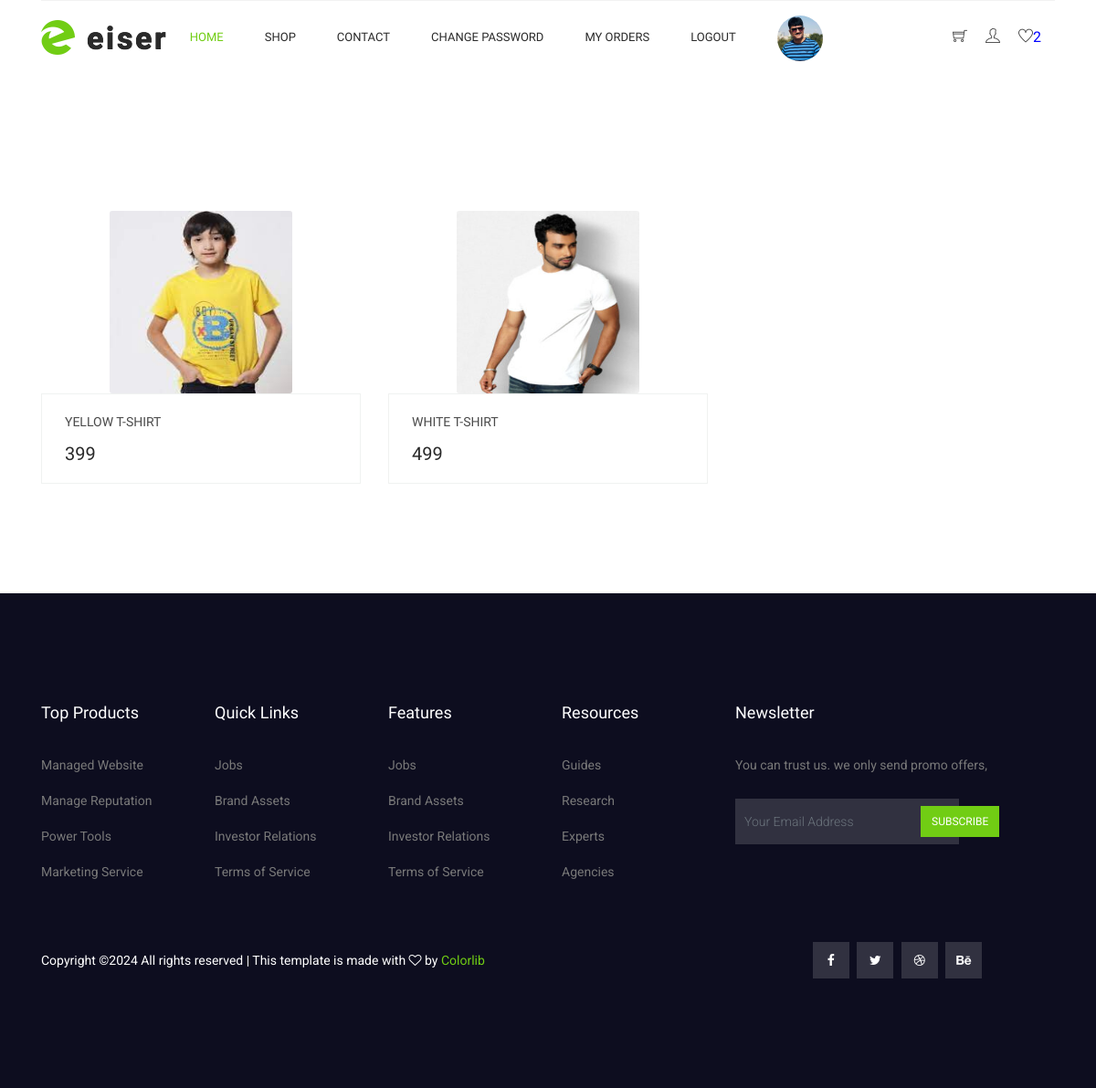
/wishlist/ (signed in), run on the app's committed database.
### myapp/models.py (models this page shows, shortened)
class Wishlist(models.Model):
	user=models.ForeignKey(User,on_delete=models.CASCADE)
	product=models.ForeignKey(Product,on_delete=models.CASCADE)
	date=models.DateTimeField(default=timezone.now)

class Product(models.Model):
	seller=models.ForeignKey(User,on_delete=models.CASCADE)
	category=(
		("Men","Men"),
		("Women","Women"),
		("Kids","Kids"),
	)
	size=(
		("S","S"),
		("L","L"),
		("M","M"),
		("XL","XL"),
		("XXL","XXL"),
	)
	product_category=models.CharField(max_length=100,choices=category)
	product_name=models.CharField(max_length=100)
	product_price=models.PositiveIntegerField()
	product_desc=models.TextField()
	product_picture=models.ImageField(upload_to="product_picture/")
	product_size=models.CharField(max_length=100,choices=size,default="")

### myapp/views.py (the view)
# urls.py: path('wishlist/',views.wishlist,name='wishlist'),
def wishlist(request):
	user=User.objects.get(email=request.session['email'])
	wishlists=Wishlist.objects.filter(user=user)
	request.session['wishlist_count']=len(wishlists)
	return render(request,'wishlist.html',{'wishlists':wishlists})

### myapp/templates/wishlist.html (shortened to what this page needs)
{% extends 'header.html' %}
{% load static %}
{% block content %}
<!DOCTYPE html>
<html lang="en">
  <head>
  </head>
  <body>
    <section class="cat_product_area section_gap">
      <div class="container">
        <div class="row flex-row-reverse">
          <div class="col-lg-12">
            <div class="latest_product_inner">
              <div class="row">
                {% if wishlists %}
                {% for i in wishlists %}
                <div class="col-lg-4 col-md-6">
                  <div class="single-product">
                    <div class="product-img">
                      <img
                        class="card-img"
                        src="{{i.product.product_picture.url}}" style="width: 200px;height: 200px;"
                        alt=""
                      />
                    </div>
                    <div class="product-btm">
                      <a href="#" class="d-block">
                        <h4>{{i.product.product_name}}</h4>
                      </a>
                      <div class="mt-3">
                        <span class="mr-4">{{i.product.product_price}}</span>
                      </div>
                    </div>
                  </div>
                </div>
                {% endfor %}
                {% else %}
                  <h1>No Products In Wishlist</h1>
                {% endif %}
              </div>
            </div>
          </div>
        </div>
      </div>
    </section>
  </body>
</html>
{% endblock %}

### myapp/static/css/style.css (style rules this page uses)
body { line-height:24px;font-size:14px;font-family:"Roboto",sans-serif;font-weight:normal;color:#797979 }
h1,h2,h3,h4,h5,h6 { font-family:"Heebo",sans-serif;color:#2a2a2a;font-weight:500 }
a { text-decoration:none;transition:all 0.3s ease-in-out }
.section_gap { padding:120px 0px }
h4 { font-size:18px }
.single-product { text-align:center;margin-bottom:50px }
.single-product .product-img { position:relative;overflow:hidden }
.single-product .product-btm { padding:22px 25px 18px;border:1px solid #f0f2f1;text-align:left }
.single-product .product-btm h4 { color:#4a4a4a;font-size:14px;font-weight:400;text-transform:uppercase;margin-bottom:0px;transition:all 300ms linear 0s }
.single-product .product-btm span { font-family:"Heebo",sans-serif;font-size:20px;font-weight:500;line-height:16px;color:#2a2a2a }
.latest_product_inner { margin-bottom:-35px }
.cat_product_area .latest_product_inner { padding-top:30px;margin-bottom:-50px }
.cat_product_area .latest_product_inner .single-product { margin-bottom:50px }

### data on the page
Wishlist: product.product_picture (picture), product.product_name "YELLOW T-SHIRT", product.product_price "399"
Wishlist: product.product_picture (picture), product.product_name "WHITE T-SHIRT", product.product_price "499"

### other printed values
{{ request.session.wishlist_count }} "2"
